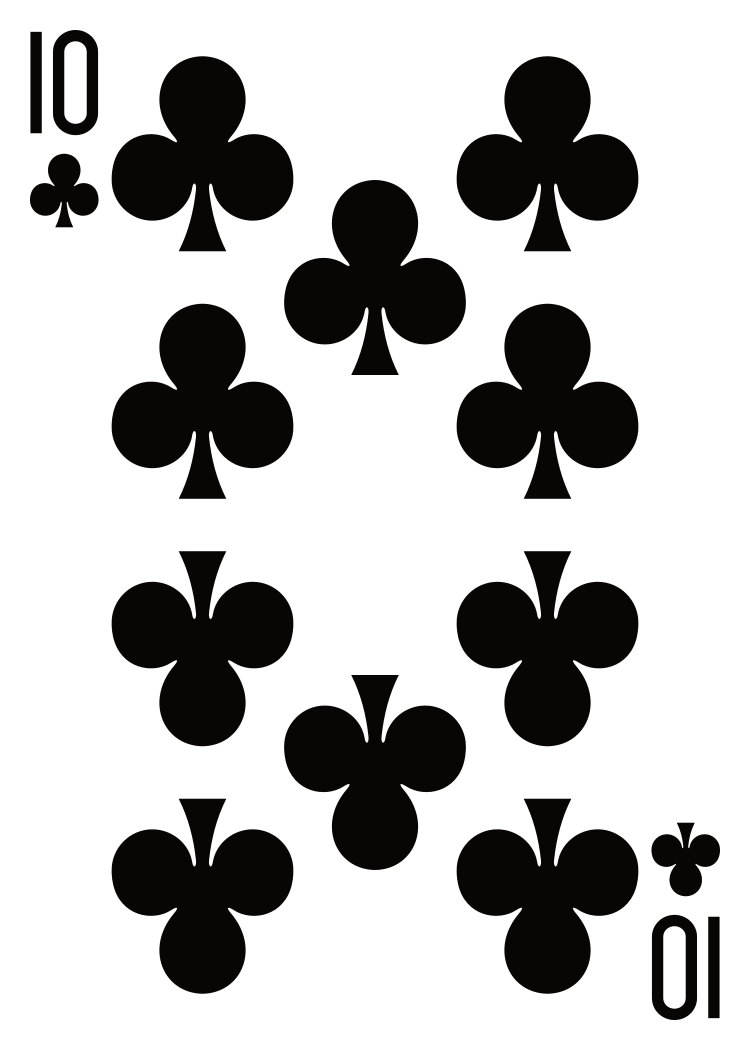
#> input picture samples/cards/deck1/10 of clubs.png, 2250 x 3150 px (shown at 1/3 size); its folder holds only this picture in this run
$ python preprocess_v2.py
#> lines starting #> are read from the running program, lines starting #| are printed output that depends on the picture; after the words box and inside, x2 and y2 are one past the last pixel; in counts of white or black regions, pixels touching at a corner belong together

from pathlib import Path
import csv
import re

import cv2
import numpy as np


# ============================================================
# CONFIGURATION
# ============================================================

INPUT_DIR = Path("samples/cards")
OUTPUT_DIR = Path("output/processed_v2")
METADATA_FILE = OUTPUT_DIR / "metadata.csv"

CANVAS_SIZE = 64
PADDING = 8

REFERENCE_WIDTH = 200
REFERENCE_HEIGHT = 290

RANK_NAMES = {
    "a": "ace", "ace": "ace",
    "2": "two", "two": "two",
    "3": "three", "three": "three",
    "4": "four", "four": "four",
    "5": "five", "five": "five",
    "6": "six", "six": "six",
    "7": "seven", "seven": "seven",
    "8": "eight", "eight": "eight",
    "9": "nine", "nine": "nine",
    "10": "ten", "ten": "ten",
    "j": "jack", "jack": "jack",
    "q": "queen", "queen": "queen",
    "k": "king", "king": "king",
}


# ============================================================
# FILENAME LABELING
# ============================================================

def extract_rank(filename):
    """
    Supports filenames such as:
      ace_spades.png
      ace of spades.png
      ace_of_spades2.png
      10_of_hearts.png
    """

    name = Path(filename).stem.lower()
    name = re.sub(r"[\s_-]+", " ", name)

    first_word = name.split()[0] if name.split() else ""

    return RANK_NAMES.get(first_word)


# ============================================================
# SYMBOL NORMALIZATION
# ============================================================

def normalize_symbol(binary):
    """
    Remove tiny noise components, crop to the symbol,
    and center it on a 64x64 black canvas.
    """

    count, labels, stats, _ = cv2.connectedComponentsWithStats(
        binary,
        connectivity=8
    )

    cleaned = np.zeros_like(binary)

    for i in range(1, count):
        area = stats[i, cv2.CC_STAT_AREA]

        if area >= 3:
            cleaned[labels == i] = 255

    ys, xs = np.where(cleaned > 0)

    if len(xs) == 0:
        raise ValueError("No symbol pixels found")

    symbol = cleaned[
        ys.min():ys.max() + 1,
        xs.min():xs.max() + 1
    ]

    sh, sw = symbol.shape

    scale = min(
        (CANVAS_SIZE - 2 * PADDING) / sw,
        (CANVAS_SIZE - 2 * PADDING) / sh
    )

    new_w = max(1, round(sw * scale))
    new_h = max(1, round(sh * scale))

    resized = cv2.resize(
        symbol,
        (new_w, new_h),
        interpolation=cv2.INTER_NEAREST
    )

    canvas = np.zeros(
        (CANVAS_SIZE, CANVAS_SIZE),
        dtype=np.uint8
    )

    x = (CANVAS_SIZE - new_w) // 2
    y = (CANVAS_SIZE - new_h) // 2

    canvas[
        y:y + new_h,
        x:x + new_w
    ] = resized

    return canvas


# ============================================================
# DECK-SPECIFIC PREPROCESSING
# ============================================================


def preprocess_card(image, source):
    """
    Extract a card's upper-left rank symbol using
    source-specific cropping boundaries.
    """

    if source == "original":
        # Small screenshots: crop before resizing
        h, w = image.shape[:2]

        roi = image[
            int(h * 0.05):int(h * 0.38),
            int(w * 0.05):int(w * 0.32)
        ]

        if roi.size == 0:
            raise ValueError("Empty original rank crop")

        gray = cv2.cvtColor(roi, cv2.COLOR_BGR2GRAY)

        _, binary = cv2.threshold(
            gray, 210, 255, cv2.THRESH_BINARY_INV
        )

    else:
        # Standardize downloaded card dimensions
        resized = cv2.resize(
            image,
            (REFERENCE_WIDTH, REFERENCE_HEIGHT),
            interpolation=cv2.INTER_AREA
        )

        h, w = resized.shape[:2]

        if source == "deck2":
            # Wider crop for Deck 2's larger typography
            x1, x2 = 0.035, 0.17
            y1, y2 = 0.025, 0.135
        else:
            # Preserve existing Deck 1 settings
            x1, x2 = 0.035, 0.14
            y1, y2 = 0.025, 0.135

        roi = resized[
            int(h * y1):int(h * y2),
            int(w * x1):int(w * x2)
        ]

        if roi.size == 0:
            raise ValueError("Empty downloaded rank crop")

        hsv = cv2.cvtColor(roi, cv2.COLOR_BGR2HSV)

        # Detect dark symbols
        dark_mask = cv2.inRange(
            hsv,
            np.array([0, 0, 0]),
            np.array([179, 255, 140])
        )

        # Detect red symbols
        red_mask1 = cv2.inRange(
            hsv,
            np.array([0, 75, 55]),
            np.array([15, 255, 255])
        )

        red_mask2 = cv2.inRange(
            hsv,
            np.array([165, 75, 55]),
            np.array([179, 255, 255])
        )

        binary = cv2.bitwise_or(
            dark_mask,
            cv2.bitwise_or(red_mask1, red_mask2)
        )

    return normalize_symbol(binary)

# ============================================================
# MAIN PROCESSING PIPELINE
# ============================================================

def main():

    if not INPUT_DIR.exists():
        raise FileNotFoundError(
            f"Input folder does not exist: {INPUT_DIR}"
        )

    OUTPUT_DIR.mkdir(
        parents=True,
        exist_ok=True
    )

    extensions = {".png", ".jpg", ".jpeg"}

    files = sorted(
        path
        for path in INPUT_DIR.rglob("*")
        if path.is_file()
        and path.suffix.lower() in extensions
    )

    rows = []
    successful = 0
    skipped = 0

    print(f"Found {len(files)} image files.\n")

    for path in files:

        rank = extract_rank(path.name)

        if rank is None:
            print(f"Skipped unsupported file: {path.name}")
            skipped += 1
            continue

        image = cv2.imread(str(path))
#> image is the input picture: shape (3150, 2250, 3); mean B, G, R 186.9, 187.2, 187.7

        if image is None:
            print(f"Unreadable image: {path.name}")
            skipped += 1
            continue

        source = path.parent.name

        try:
            processed = preprocess_card(
                image,
                source
            )
#> in preprocess_card, `resized = cv2.resize( image, (REFERENCE_WIDTH, REFERENCE_HEIGHT), inte..`:
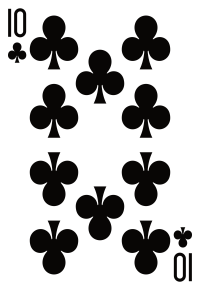
#> resized: shape (290, 200, 3); mean B, G, R 186.9, 187.2, 187.7
#> in preprocess_card, `roi = resized[ int(h * y1):int(h * y2), int(w * x1):int(w * x2) ]`:
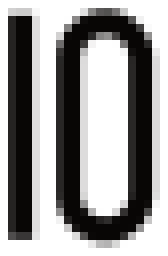
#> roi: shape (32, 21, 3) (shown 8 times larger); mean B, G, R 153.2, 153.6, 154.5
#> in preprocess_card, `hsv = cv2.cvtColor(roi, cv2.COLOR_BGR2HSV)`: hsv: shape (32, 21, 3); mean H, S, V 4.2, 28.1, 154.5
#> in preprocess_card, `dark_mask = cv2.inRange( hsv, np.array([0, 0, 0]), np.array([179, 255,..`:
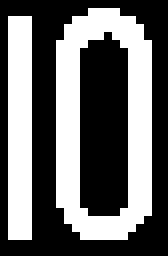
#> dark_mask: shape (32, 21) (shown 8 times larger); 40.8% white; 2 white regions, box (x1, y1, x2, y2) and area: (7, 1, 19, 30) 190, (1, 2, 4, 30) 84
#> in preprocess_card, `red_mask1 = cv2.inRange( hsv, np.array([0, 75, 55]), np.array([15, 255..`: red_mask1: shape (32, 21); every value is 0
#> in normalize_symbol, `count, labels, stats, _ = cv2.connectedComponentsWithStats( binary, co..`:
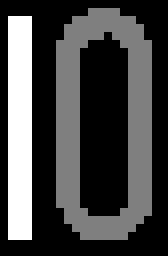
#> labels: shape (32, 21) int32 (shown 8 times larger); min 0, max 2, mean 0.533; drawn with min black and max white
#> in normalize_symbol, `count, labels, stats, _ = cv2.connectedComponentsWithStats( binary, co..`: count = 3; stats = [[0, 0, 21, 32, 398], [7, 1, 12, 29, 190], [1, 2, 3, 28, 84]]
#> the loop in normalize_symbol, `for i in range(1, count):` made 2 passes
#> area on passes 1 to 2: 190, 84
#> in normalize_symbol, `ys, xs = np.where(cleaned > 0)`: ys = 274 values from 1 to 29; xs = 274 values, max 18 at index 50, min 1 at index 4, mean 9.3
#> in normalize_symbol, `resized = cv2.resize( symbol, (new_w, new_h), interpolation=cv2.INTER_..`:
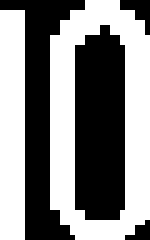
#> resized: shape (48, 30) (shown 5 times larger); 51.9% white; 4 black regions (1 under 20 px), largest, box (x1, y1, x2, y2) and area: (15, 5, 25, 44) 362, (0, 0, 17, 48) 297, (24, 0, 30, 7) 21
#> in normalize_symbol, `canvas[ y:y + new_h, x:x + new_w ] = resized`:
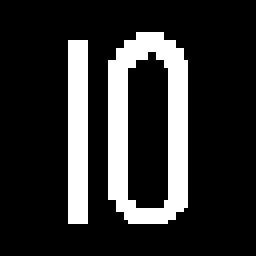
#> canvas: shape (64, 64) (shown 4 times larger); 18.3% white; 2 white regions, box (x1, y1, x2, y2) and area: (27, 8, 47, 56) 518, (17, 10, 22, 56) 230

            destination_dir = (
                OUTPUT_DIR / source / rank
            )

            destination_dir.mkdir(
                parents=True,
                exist_ok=True
            )

            destination = (
                destination_dir / path.name
            )

            saved = cv2.imwrite(
                str(destination),
                processed
            )

            if not saved:
                raise OSError("Failed to save processed image")

            rows.append({
                "source_deck": source,
                "rank": rank,
                "original_file": str(path),
                "processed_file": str(destination)
            })

            successful += 1

            print(
                f"Processed: {source}/{path.name}"
            )

        except (ValueError, OSError) as error:
            skipped += 1

            print(
                f"Failed: {source}/{path.name} - {error}"
            )
#> pass 2 of the loop in main, `for path in files:`:
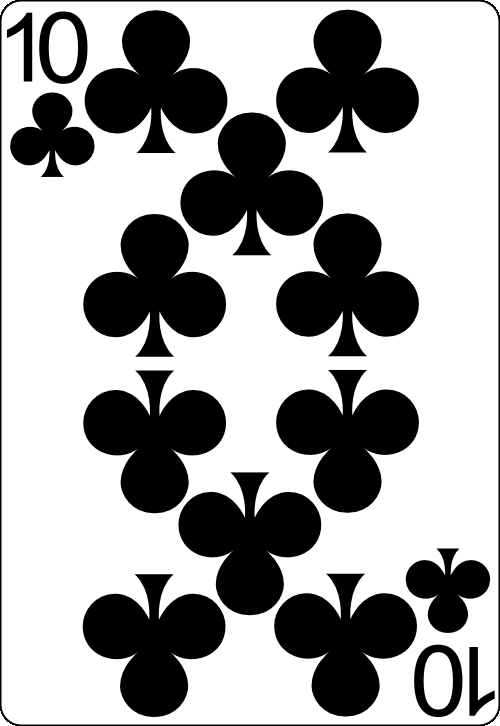
#> input picture samples/cards/deck2/10_of_clubs.png, 500 x 726 px
#> in main, image is the input picture: shape (726, 500, 3); min 0, max 255, mean 161.8
#> roi: shape (32, 27, 3)
#> hsv: shape (32, 27, 3); mean H, S, V 0, 0, 160.9
#> dark_mask: shape (32, 27); 39.9% white; 3 white regions (1 under 20 px), largest, box (x1, y1, x2, y2) and area: (9, 0, 27, 27) 218, (0, 0, 6, 26) 111
#> red_mask1: shape (32, 27); every value is 0
#> in normalize_symbol (call 2), `count, labels, stats, _ = cv2.connectedComponentsWithStats( binary, co..`:
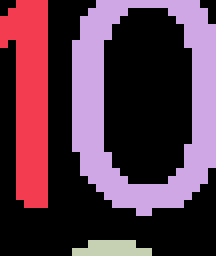
#> labels: shape (32, 27) int32 (shown 8 times larger); 4 distinct labels, from 0 to 3; one colour per label, 0 black
#> count = 4; stats = [[0, 0, 27, 32, 519], [0, 0, 6, 26, 111], [9, 0, 18, 27, 218], [9, 30, 10, 2, 16]]
#> the loop in normalize_symbol (call 2), `for i in range(1, count):` made 3 passes
#> area on passes 1 to 2: 111, 218
#> ys = 345 values from 0 to 31; xs = 345 values, max 26 at index 60, min 0 at index 32, mean 12.68
#> in normalize_symbol (call 2), `canvas[ y:y + new_h, x:x + new_w ] = resized`:
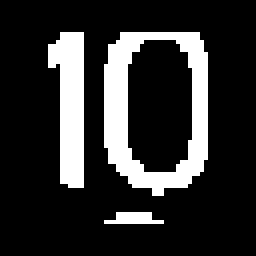
#> canvas: shape (64, 64) (shown 4 times larger); 18.5% white; 3 white regions, box (x1, y1, x2, y2) and area: (26, 8, 52, 49) 475, (12, 8, 21, 47) 250, (26, 53, 41, 56) 33

    # Save metadata CSV
    with METADATA_FILE.open(
        "w",
        newline="",
        encoding="utf-8"
    ) as file:

        writer = csv.DictWriter(
            file,
            fieldnames=[
                "source_deck",
                "rank",
                "original_file",
                "processed_file"
            ]
        )

        writer.writeheader()
        writer.writerows(rows)

    print("\n--- PREPROCESSING COMPLETE ---")
    print(f"Total files: {len(files)}")
    print(f"Successful: {successful}")
    print(f"Skipped: {skipped}")
    print(f"Metadata: {METADATA_FILE.resolve()}")


if __name__ == "__main__":
    main()
